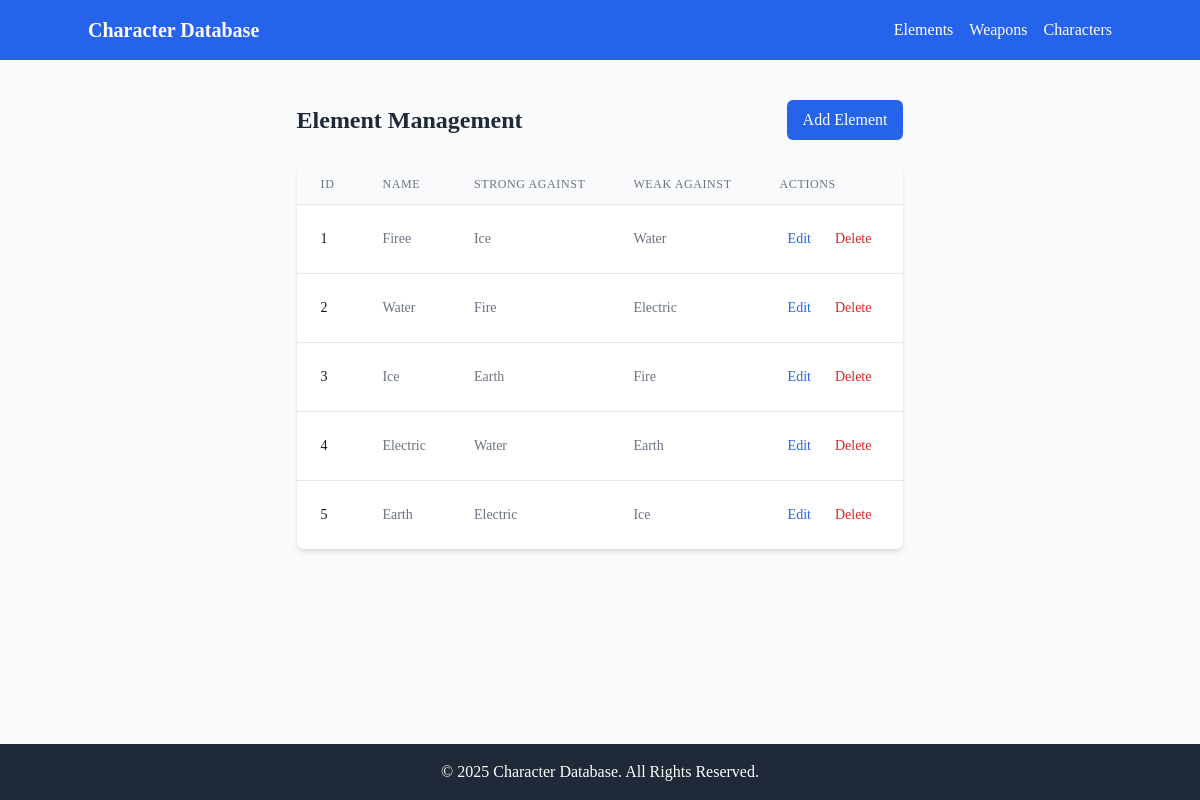
Screenshot of /?page=elements with the database file from the repository.
### tables this page shows
CREATE TABLE `elements` (
  `id` int(11) NOT NULL,
  `name` varchar(50) NOT NULL,
  `strength` varchar(100) DEFAULT NULL,
  `weakness` varchar(100) DEFAULT NULL
);

### config/db.php (called while the page is built, shortened)
<?php
class Database
{
    private $host = "localhost";
    private $username = "root";
    private $password = "";
    private $dbname = "character_db";
    public function __construct()
    {
        try {
            $this->conn = new PDO("mysql:host=$this->host;dbname=$this->dbname", $this->username, $this->password);
        } catch (PDOException $e) {
            echo "Connection failed: " . $e->getMessage();
        }
    }
}

### class/Element.php (called while the page is built, shortened)
<?php
require_once 'config/db.php';
class Element
{
    private $db;
    public function __construct()
    {
        $this->db = (new Database())->conn;
    }
    public function getAll()
    {
        $stmt = $this->db->query("SELECT * FROM elements");
        return $stmt->fetchAll(PDO::FETCH_ASSOC);
    }
}

### view/elements.php (the view, shortened to what this page needs)
<div class="container mx-auto p-4">
    <div class="flex justify-between items-center mb-6">
        <h3 class="text-2xl font-bold text-gray-800">Element Management</h3>
        <button
            onclick="showAddForm()"
            class="inline-flex items-center px-4 py-2 bg-blue-600 text-white rounded-md hover:bg-blue-700 focus:outline-none focus:ring-2 focus:ring-blue-500 focus:ring-offset-2 transition-colors">
            Add Element
        </button>
    </div>
    <div class="bg-white shadow-md rounded-lg overflow-hidden">
        <div class="overflow-x-auto">
            <table class="min-w-full divide-y divide-gray-200">
                <thead class="bg-gray-50">
                    <tr>
                        <th class="px-6 py-3 text-left text-xs font-medium text-gray-500 uppercase tracking-wider">ID</th>
                        <th class="px-6 py-3 text-left text-xs font-medium text-gray-500 uppercase tracking-wider">Name</th>
                        <th class="px-6 py-3 text-left text-xs font-medium text-gray-500 uppercase tracking-wider">Strong Against</th>
                        <th class="px-6 py-3 text-left text-xs font-medium text-gray-500 uppercase tracking-wider">Weak Against</th>
                        <th class="px-6 py-3 text-left text-xs font-medium text-gray-500 uppercase tracking-wider">Actions</th>
                    </tr>
                </thead>
                <tbody class="bg-white divide-y divide-gray-200">
                    <?php foreach ($element->getAll() as $e): ?>
                        <tr class="hover:bg-gray-50 transition-colors">
                            <td class="px-6 py-4 whitespace-nowrap text-sm font-medium text-gray-900"><?= htmlspecialchars($e['id']) ?></td>
                            <td class="px-6 py-4 whitespace-nowrap text-sm text-gray-500"><?= htmlspecialchars($e['name']) ?></td>
                            <td class="px-6 py-4 whitespace-nowrap text-sm text-gray-500"><?= htmlspecialchars($e['strength']) ?></td>
                            <td class="px-6 py-4 whitespace-nowrap text-sm text-gray-500"><?= htmlspecialchars($e['weakness']) ?></td>
                            <td class="px-6 py-4 whitespace-nowrap text-sm text-gray-500">
                                <div class="flex space-x-2">
                                    <button
                                        onclick="window.location='?page=elements&edit=<?= $e['id'] ?>'"
                                        class="p-2 text-blue-600 hover:text-blue-800 hover:bg-blue-50 rounded-md transition-colors"
                                        title="Edit">
                                        Edit
                                    </button>
                                    <button
                                        onclick="confirmDelete(<?= $e['id'] ?>)"
                                        class="p-2 text-red-600 hover:text-red-800 hover:bg-red-50 rounded-md transition-colors"
                                        title="Delete">
                                        Delete
                                    </button>
                                </div>
                            </td>
                        </tr>
                    <?php endforeach; ?>
                </tbody>
            </table>
        </div>
    </div>
</div>

### rows the page displays
elements: id "1", name "Firee", strength "Ice", weakness "Water"
elements: id "2", name "Water", strength "Fire", weakness "Electric"
elements: id "3", name "Ice", strength "Earth", weakness "Fire"
elements: id "4", name "Electric", strength "Water", weakness "Earth"
elements: id "5", name "Earth", strength "Electric", weakness "Ice"
